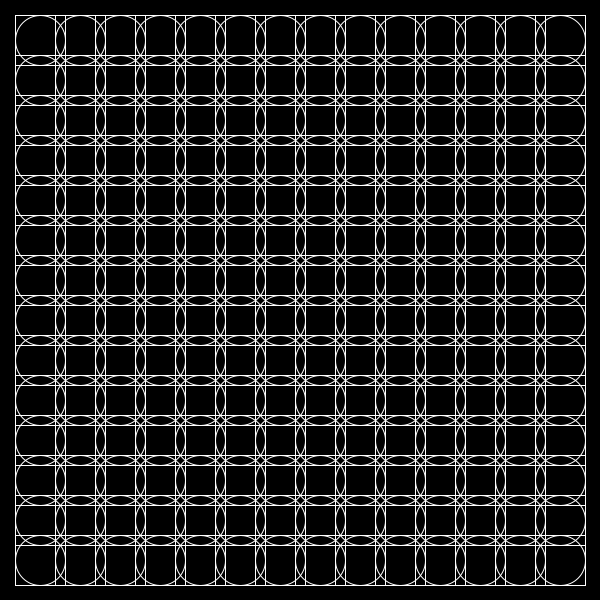
Frame 1 (no input)
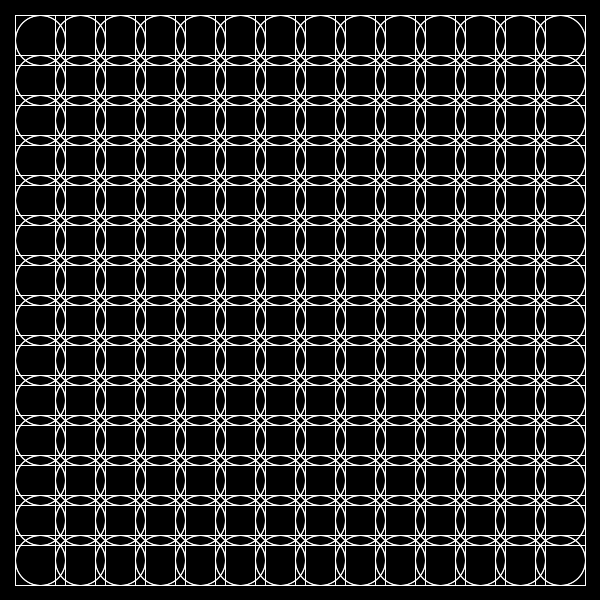
Frame 2 (the mouse pressed at the canvas centre, redrawn once)

The Processing sketch that drew these frames (run headless with seeded random() and noise(); the mouse was pressed at the canvas centre and the sketch redrawn once):

// Processing sketch: processing_143642
// ── processing_143642.pde

// Konkuk University
// Department of Dynamic Media
// SOS iDesign
// Name: KIM Jieun
// ID: 201420072

void setup() {
  size (600, 600);
  background(0);
  noStroke();
  smooth();
  noLoop();
}

void draw() {
    for (int i = 40; i < width-10; i = i + 40) { 
    for (int j = 40; j < height-10; j = j + 40) { 
      
      stroke(255); 
      strokeWeight(1); 
      noFill(); 
      line(i+30, j+30, i+30, j+30, i+30, j+30); 
      rectMode(CENTER); 
      rect(i, j, 50, 50);
      ellipse(i,j,50,50);
    }
  }
}
